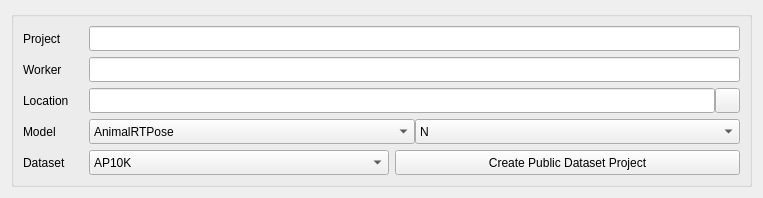
<?xml version="1.0" encoding="UTF-8"?>
<ui version="4.0">
 <class>PublicDatasetProject</class>
 <widget class="QWidget" name="PublicDatasetProject">
  <property name="geometry">
   <rect>
    <x>0</x>
    <y>0</y>
    <width>759</width>
    <height>203</height>
   </rect>
  </property>
  <property name="sizePolicy">
   <sizepolicy hsizetype="Expanding" vsizetype="Expanding">
    <horstretch>0</horstretch>
    <verstretch>0</verstretch>
   </sizepolicy>
  </property>
  <property name="windowTitle">
   <string>New Project</string>
  </property>
  <property name="windowIcon">
   <iconset>
    <normaloff>C:/Users/wux024/.designer/backup/assets/logo.png</normaloff>C:/Users/wux024/.designer/backup/assets/logo.png</iconset>
  </property>
  <layout class="QVBoxLayout" name="verticalLayout">
   <property name="sizeConstraint">
    <enum>QLayout::SizeConstraint::SetMinAndMaxSize</enum>
   </property>
   <item>
    <widget class="QGroupBox" name="PublicDatasetProjectGroup">
     <property name="sizePolicy">
      <sizepolicy hsizetype="Preferred" vsizetype="Preferred">
       <horstretch>0</horstretch>
       <verstretch>0</verstretch>
      </sizepolicy>
     </property>
     <property name="layoutDirection">
      <enum>Qt::LayoutDirection::LeftToRight</enum>
     </property>
     <property name="title">
      <string/>
     </property>
     <property name="alignment">
      <set>Qt::AlignmentFlag::AlignLeading|Qt::AlignmentFlag::AlignLeft|Qt::AlignmentFlag::AlignTop</set>
     </property>
     <layout class="QHBoxLayout" name="horizontalLayout_6">
      <property name="sizeConstraint">
       <enum>QLayout::SizeConstraint::SetMinAndMaxSize</enum>
      </property>
      <property name="topMargin">
       <number>9</number>
      </property>
      <item>
       <layout class="QVBoxLayout" name="PublicDatasetProjectGroupLayout">
        <property name="sizeConstraint">
         <enum>QLayout::SizeConstraint::SetDefaultConstraint</enum>
        </property>
        <item>
         <layout class="QHBoxLayout" name="ProjectLayout">
          <item>
           <widget class="QLabel" name="ProjectLabel">
            <property name="sizePolicy">
             <sizepolicy hsizetype="Fixed" vsizetype="Fixed">
              <horstretch>0</horstretch>
              <verstretch>0</verstretch>
             </sizepolicy>
            </property>
            <property name="minimumSize">
             <size>
              <width>60</width>
              <height>25</height>
             </size>
            </property>
            <property name="maximumSize">
             <size>
              <width>60</width>
              <height>25</height>
             </size>
            </property>
            <property name="text">
             <string>Project</string>
            </property>
           </widget>
          </item>
          <item>
           <widget class="QLineEdit" name="ProjectConfig">
            <property name="sizePolicy">
             <sizepolicy hsizetype="Expanding" vsizetype="Fixed">
              <horstretch>0</horstretch>
              <verstretch>0</verstretch>
             </sizepolicy>
            </property>
            <property name="minimumSize">
             <size>
              <width>600</width>
              <height>25</height>
             </size>
            </property>
            <property name="maximumSize">
             <size>
              <width>16777215</width>
              <height>25</height>
             </size>
            </property>
           </widget>
          </item>
         </layout>
        </item>
        <item>
         <layout class="QHBoxLayout" name="WorkerLayout">
          <item>
           <widget class="QLabel" name="WorkerLabel">
            <property name="sizePolicy">
             <sizepolicy hsizetype="Fixed" vsizetype="Fixed">
              <horstretch>0</horstretch>
              <verstretch>0</verstretch>
             </sizepolicy>
            </property>
            <property name="minimumSize">
             <size>
              <width>60</width>
              <height>25</height>
             </size>
            </property>
            <property name="maximumSize">
             <size>
              <width>60</width>
              <height>25</height>
             </size>
            </property>
            <property name="text">
             <string>Worker</string>
            </property>
           </widget>
          </item>
          <item>
           <widget class="QLineEdit" name="WorkerConfig">
            <property name="sizePolicy">
             <sizepolicy hsizetype="Expanding" vsizetype="Fixed">
              <horstretch>0</horstretch>
              <verstretch>0</verstretch>
             </sizepolicy>
            </property>
            <property name="minimumSize">
             <size>
              <width>600</width>
              <height>25</height>
             </size>
            </property>
            <property name="maximumSize">
             <size>
              <width>16777215</width>
              <height>25</height>
             </size>
            </property>
           </widget>
          </item>
         </layout>
        </item>
        <item>
         <layout class="QHBoxLayout" name="LocationLayout">
          <item>
           <widget class="QLabel" name="LocationLabel">
            <property name="sizePolicy">
             <sizepolicy hsizetype="Fixed" vsizetype="Fixed">
              <horstretch>0</horstretch>
              <verstretch>0</verstretch>
             </sizepolicy>
            </property>
            <property name="minimumSize">
             <size>
              <width>60</width>
              <height>25</height>
             </size>
            </property>
            <property name="maximumSize">
             <size>
              <width>60</width>
              <height>25</height>
             </size>
            </property>
            <property name="text">
             <string>Location</string>
            </property>
           </widget>
          </item>
          <item>
           <layout class="QHBoxLayout" name="LocationPathLayout" stretch="0,0">
            <property name="spacing">
             <number>0</number>
            </property>
            <item>
             <widget class="QLineEdit" name="LocationPathDisplay">
              <property name="sizePolicy">
               <sizepolicy hsizetype="Expanding" vsizetype="Fixed">
                <horstretch>0</horstretch>
                <verstretch>0</verstretch>
               </sizepolicy>
              </property>
              <property name="minimumSize">
               <size>
                <width>575</width>
                <height>25</height>
               </size>
              </property>
              <property name="maximumSize">
               <size>
                <width>16777215</width>
                <height>25</height>
               </size>
              </property>
             </widget>
            </item>
            <item>
             <widget class="QToolButton" name="LocationPathSelection">
              <property name="sizePolicy">
               <sizepolicy hsizetype="Preferred" vsizetype="Fixed">
                <horstretch>0</horstretch>
                <verstretch>0</verstretch>
               </sizepolicy>
              </property>
              <property name="minimumSize">
               <size>
                <width>25</width>
                <height>25</height>
               </size>
              </property>
              <property name="maximumSize">
               <size>
                <width>25</width>
                <height>25</height>
               </size>
              </property>
              <property name="text">
               <string/>
              </property>
              <property name="icon">
               <iconset theme="folder-open"/>
              </property>
             </widget>
            </item>
           </layout>
          </item>
         </layout>
        </item>
        <item>
         <layout class="QHBoxLayout" name="ModelLayout">
          <item>
           <widget class="QLabel" name="ModelLabel">
            <property name="sizePolicy">
             <sizepolicy hsizetype="Fixed" vsizetype="Fixed">
              <horstretch>0</horstretch>
              <verstretch>0</verstretch>
             </sizepolicy>
            </property>
            <property name="minimumSize">
             <size>
              <width>60</width>
              <height>25</height>
             </size>
            </property>
            <property name="maximumSize">
             <size>
              <width>60</width>
              <height>25</height>
             </size>
            </property>
            <property name="text">
             <string>Model</string>
            </property>
           </widget>
          </item>
          <item>
           <layout class="QHBoxLayout" name="ModelSelectionLayout">
            <property name="spacing">
             <number>0</number>
            </property>
            <item>
             <widget class="QComboBox" name="ModelTypeSelection">
              <property name="sizePolicy">
               <sizepolicy hsizetype="Expanding" vsizetype="Fixed">
                <horstretch>0</horstretch>
                <verstretch>0</verstretch>
               </sizepolicy>
              </property>
              <property name="minimumSize">
               <size>
                <width>300</width>
                <height>25</height>
               </size>
              </property>
              <property name="maximumSize">
               <size>
                <width>16777215</width>
                <height>25</height>
               </size>
              </property>
              <item>
               <property name="text">
                <string>AnimalRTPose</string>
               </property>
              </item>
              <item>
               <property name="text">
                <string>AnimalViTPose</string>
               </property>
              </item>
              <item>
               <property name="text">
                <string>SPIPose</string>
               </property>
              </item>
              <item>
               <property name="text">
                <string>YOLO11-Pose</string>
               </property>
              </item>
              <item>
               <property name="text">
                <string>YOLOv8-Pose</string>
               </property>
              </item>
             </widget>
            </item>
            <item>
             <widget class="QComboBox" name="ModelScaleSelection">
              <property name="enabled">
               <bool>true</bool>
              </property>
              <property name="sizePolicy">
               <sizepolicy hsizetype="Expanding" vsizetype="Fixed">
                <horstretch>0</horstretch>
                <verstretch>0</verstretch>
               </sizepolicy>
              </property>
              <property name="minimumSize">
               <size>
                <width>300</width>
                <height>25</height>
               </size>
              </property>
              <property name="maximumSize">
               <size>
                <width>16777215</width>
                <height>25</height>
               </size>
              </property>
              <item>
               <property name="text">
                <string>N</string>
               </property>
              </item>
              <item>
               <property name="text">
                <string>S</string>
               </property>
              </item>
              <item>
               <property name="text">
                <string>M</string>
               </property>
              </item>
              <item>
               <property name="text">
                <string>L</string>
               </property>
              </item>
              <item>
               <property name="text">
                <string>H</string>
               </property>
              </item>
             </widget>
            </item>
           </layout>
          </item>
         </layout>
        </item>
        <item>
         <layout class="QHBoxLayout" name="DatasetLayout">
          <item>
           <widget class="QLabel" name="OthersLabel">
            <property name="sizePolicy">
             <sizepolicy hsizetype="Fixed" vsizetype="Fixed">
              <horstretch>0</horstretch>
              <verstretch>0</verstretch>
             </sizepolicy>
            </property>
            <property name="minimumSize">
             <size>
              <width>60</width>
              <height>25</height>
             </size>
            </property>
            <property name="maximumSize">
             <size>
              <width>60</width>
              <height>25</height>
             </size>
            </property>
            <property name="text">
             <string>Dataset</string>
            </property>
           </widget>
          </item>
          <item>
           <widget class="QComboBox" name="DatasetSelection">
            <property name="sizePolicy">
             <sizepolicy hsizetype="Expanding" vsizetype="Fixed">
              <horstretch>0</horstretch>
              <verstretch>0</verstretch>
             </sizepolicy>
            </property>
            <property name="minimumSize">
             <size>
              <width>300</width>
              <height>25</height>
             </size>
            </property>
            <property name="maximumSize">
             <size>
              <width>16777215</width>
              <height>25</height>
             </size>
            </property>
            <item>
             <property name="text">
              <string>AP10K</string>
             </property>
            </item>
            <item>
             <property name="text">
              <string>APT36K</string>
             </property>
            </item>
            <item>
             <property name="text">
              <string>Tri-Mouse</string>
             </property>
            </item>
            <item>
             <property name="text">
              <string>Horse10</string>
             </property>
            </item>
            <item>
             <property name="text">
              <string>COCO</string>
             </property>
            </item>
           </widget>
          </item>
          <item>
           <widget class="QPushButton" name="CreateProjectBase">
            <property name="sizePolicy">
             <sizepolicy hsizetype="Preferred" vsizetype="Preferred">
              <horstretch>0</horstretch>
              <verstretch>0</verstretch>
             </sizepolicy>
            </property>
            <property name="minimumSize">
             <size>
              <width>345</width>
              <height>25</height>
             </size>
            </property>
            <property name="maximumSize">
             <size>
              <width>16777215</width>
              <height>25</height>
             </size>
            </property>
            <property name="text">
             <string>Create Public Dataset Project</string>
            </property>
           </widget>
          </item>
         </layout>
        </item>
       </layout>
      </item>
     </layout>
    </widget>
   </item>
  </layout>
 </widget>
 <resources/>
 <connections/>
</ui>
